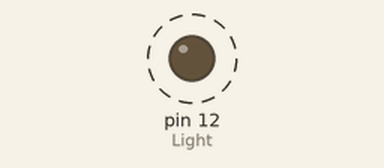
Recording of a sketch running on a simulated Arduino Uno, built with avr-gcc and run on an emulated ATmega328P. Shown: output pins drawn as LEDs (lit = HIGH). Dashed ring = blinking.

Above: at 0.6 s.
Timing chart, 0 to 3.0 s (numbered marks = the images above):
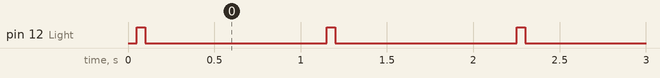

Measured:
- by itself, pin 12 (Light): alternates HIGH for 0.05 s and LOW for 1.1 s

The sketch:

LED_LIGHT_BB.ino
```cpp
int Light = 12; // Pin location on the board

void setup() {
  pinMode(Light, OUTPUT); // use location and set mode to macro output
  digitalWrite(Light, HIGH); // use location and set value to macro high
}

void loop() {
  // put your main code here, to run repeatedly:
  digitalWrite(Light, LOW);
  delay(50);
  digitalWrite(Light, HIGH);
  delay(50);
  digitalWrite(Light, LOW);
  delay(1000);
}
```
